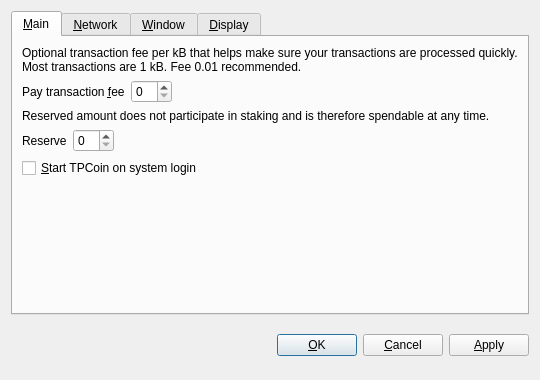
<?xml version="1.0" encoding="UTF-8"?>
<ui version="4.0">
 <class>OptionsDialog</class>
 <widget class="QDialog" name="OptionsDialog">
  <property name="geometry">
   <rect>
    <x>0</x>
    <y>0</y>
    <width>540</width>
    <height>380</height>
   </rect>
  </property>
  <property name="windowTitle">
   <string>Options</string>
  </property>
  <property name="modal">
   <bool>true</bool>
  </property>
  <layout class="QVBoxLayout" name="verticalLayout">
   <item>
    <widget class="QTabWidget" name="tabWidget">
     <property name="tabPosition">
      <enum>QTabWidget::North</enum>
     </property>
     <property name="currentIndex">
      <number>0</number>
     </property>
     <widget class="QWidget" name="tabMain">
      <attribute name="title">
       <string>&amp;Main</string>
      </attribute>
      <layout class="QVBoxLayout" name="verticalLayout_Main">
       <item>
        <widget class="QLabel" name="transactionFeeInfoLabel">
         <property name="text">
          <string>Optional transaction fee per kB that helps make sure your transactions are processed quickly. Most transactions are 1 kB. Fee 0.01 recommended.</string>
         </property>
         <property name="textFormat">
          <enum>Qt::PlainText</enum>
         </property>
         <property name="wordWrap">
          <bool>true</bool>
         </property>
        </widget>
       </item>
       <item>
        <layout class="QHBoxLayout" name="horizontalLayoutFee">
         <item>
          <widget class="QLabel" name="transactionFeeLabel">
           <property name="text">
            <string>Pay transaction &amp;fee</string>
           </property>
           <property name="textFormat">
            <enum>Qt::PlainText</enum>
           </property>
           <property name="buddy">
            <cstring>transactionFee</cstring>
           </property>
          </widget>
         </item>
         <item>
          <widget class="BitcoinAmountField" name="transactionFee"/>
         </item>
         <item>
          <spacer name="horizontalSpacerFee">
           <property name="orientation">
            <enum>Qt::Horizontal</enum>
           </property>
           <property name="sizeHint" stdset="0">
            <size>
             <width>40</width>
             <height>20</height>
            </size>
           </property>
          </spacer>
         </item>
        </layout>
       </item>
       <item>
        <widget class="QLabel" name="reserveBalanceInfoLabel">
         <property name="text">
          <string>Reserved amount does not participate in staking and is therefore spendable at any time.</string>
         </property>
         <property name="textFormat">
          <enum>Qt::PlainText</enum>
         </property>
         <property name="wordWrap">
          <bool>true</bool>
         </property>
        </widget>
       </item>
       <item>
        <layout class="QHBoxLayout" name="horizontalLayoutReserveBalance">
         <item>
          <widget class="QLabel" name="reserveBalanceLabel">
           <property name="text">
            <string>Reserve</string>
           </property>
           <property name="textFormat">
            <enum>Qt::PlainText</enum>
           </property>
           <property name="buddy">
            <cstring>reserveBalance</cstring>
           </property>
          </widget>
         </item>
         <item>
          <widget class="BitcoinAmountField" name="reserveBalance"/>
         </item>
         <item>
          <spacer name="horizontalSpacerReserveBalance">
           <property name="orientation">
            <enum>Qt::Horizontal</enum>
           </property>
           <property name="sizeHint" stdset="0">
            <size>
             <width>40</width>
             <height>20</height>
            </size>
           </property>
          </spacer>
         </item>
        </layout>
       </item>
       <item>
        <widget class="QCheckBox" name="bitcoinAtStartup">
         <property name="toolTip">
          <string>Automatically start TPCoin after logging in to the system.</string>
         </property>
         <property name="text">
          <string>&amp;Start TPCoin on system login</string>
         </property>
        </widget>
       </item>
       <item>
        <spacer name="verticalSpacer_Main">
         <property name="orientation">
          <enum>Qt::Vertical</enum>
         </property>
         <property name="sizeHint" stdset="0">
          <size>
           <width>20</width>
           <height>40</height>
          </size>
         </property>
        </spacer>
       </item>
      </layout>
     </widget>
     <widget class="QWidget" name="tabNetwork">
      <attribute name="title">
       <string>&amp;Network</string>
      </attribute>
      <layout class="QVBoxLayout" name="verticalLayout_Network">
       <item>
        <widget class="QCheckBox" name="mapPortUpnp">
         <property name="toolTip">
          <string>Automatically open the TPCoin client port on the router. This only works when your router supports UPnP and it is enabled.</string>
         </property>
         <property name="text">
          <string>Map port using &amp;UPnP</string>
         </property>
        </widget>
       </item>
       <item>
        <widget class="QCheckBox" name="connectSocks">
         <property name="toolTip">
          <string>Connect to the TPCoin network through a SOCKS proxy (e.g. when connecting through Tor).</string>
         </property>
         <property name="text">
          <string>&amp;Connect through SOCKS proxy:</string>
         </property>
        </widget>
       </item>
       <item>
        <layout class="QHBoxLayout" name="horizontalLayout_Network">
         <item>
          <widget class="QLabel" name="proxyIpLabel">
           <property name="text">
            <string>Proxy &amp;IP:</string>
           </property>
           <property name="textFormat">
            <enum>Qt::PlainText</enum>
           </property>
           <property name="buddy">
            <cstring>proxyIp</cstring>
           </property>
          </widget>
         </item>
         <item>
          <widget class="QValidatedLineEdit" name="proxyIp">
           <property name="maximumSize">
            <size>
             <width>140</width>
             <height>16777215</height>
            </size>
           </property>
           <property name="toolTip">
            <string>IP address of the proxy (e.g. 127.0.0.1)</string>
           </property>
          </widget>
         </item>
         <item>
          <widget class="QLabel" name="proxyPortLabel">
           <property name="text">
            <string>&amp;Port:</string>
           </property>
           <property name="textFormat">
            <enum>Qt::PlainText</enum>
           </property>
           <property name="buddy">
            <cstring>proxyPort</cstring>
           </property>
          </widget>
         </item>
         <item>
          <widget class="QLineEdit" name="proxyPort">
           <property name="maximumSize">
            <size>
             <width>55</width>
             <height>16777215</height>
            </size>
           </property>
           <property name="toolTip">
            <string>Port of the proxy (e.g. 9050)</string>
           </property>
          </widget>
         </item>
         <item>
          <widget class="QLabel" name="socksVersionLabel">
           <property name="text">
            <string>SOCKS &amp;Version:</string>
           </property>
           <property name="textFormat">
            <enum>Qt::PlainText</enum>
           </property>
           <property name="buddy">
            <cstring>socksVersion</cstring>
           </property>
          </widget>
         </item>
         <item>
          <widget class="QValueComboBox" name="socksVersion">
           <property name="toolTip">
            <string>SOCKS version of the proxy (e.g. 5)</string>
           </property>
          </widget>
         </item>
         <item>
          <spacer name="horizontalSpacer_Network">
           <property name="orientation">
            <enum>Qt::Horizontal</enum>
           </property>
           <property name="sizeHint" stdset="0">
            <size>
             <width>40</width>
             <height>20</height>
            </size>
           </property>
          </spacer>
         </item>
        </layout>
       </item>
       <item>
        <spacer name="verticalSpacer_Network">
         <property name="orientation">
          <enum>Qt::Vertical</enum>
         </property>
         <property name="sizeHint" stdset="0">
          <size>
           <width>20</width>
           <height>40</height>
          </size>
         </property>
        </spacer>
       </item>
      </layout>
     </widget>
     <widget class="QWidget" name="tabWindow">
      <attribute name="title">
       <string>&amp;Window</string>
      </attribute>
      <layout class="QVBoxLayout" name="verticalLayout_Window">
       <item>
        <widget class="QCheckBox" name="minimizeToTray">
         <property name="toolTip">
          <string>Show only a tray icon after minimizing the window.</string>
         </property>
         <property name="text">
          <string>&amp;Minimize to the tray instead of the taskbar</string>
         </property>
        </widget>
       </item>
       <item>
        <widget class="QCheckBox" name="minimizeOnClose">
         <property name="toolTip">
          <string>Minimize instead of exit the application when the window is closed. When this option is enabled, the application will be closed only after selecting Quit in the menu.</string>
         </property>
         <property name="text">
          <string>M&amp;inimize on close</string>
         </property>
        </widget>
       </item>
       <item>
        <spacer name="verticalSpacer_Window">
         <property name="orientation">
          <enum>Qt::Vertical</enum>
         </property>
         <property name="sizeHint" stdset="0">
          <size>
           <width>20</width>
           <height>40</height>
          </size>
         </property>
        </spacer>
       </item>
      </layout>
     </widget>
     <widget class="QWidget" name="tabDisplay">
      <attribute name="title">
       <string>&amp;Display</string>
      </attribute>
      <layout class="QVBoxLayout" name="verticalLayout_Display">
       <item>
        <layout class="QHBoxLayout" name="horizontalLayout_1_Display">
         <item>
          <widget class="QLabel" name="langLabel">
           <property name="text">
            <string>User Interface &amp;language:</string>
           </property>
           <property name="textFormat">
            <enum>Qt::PlainText</enum>
           </property>
           <property name="buddy">
            <cstring>lang</cstring>
           </property>
          </widget>
         </item>
         <item>
          <widget class="QValueComboBox" name="lang">
           <property name="toolTip">
            <string>The user interface language can be set here. This setting will take effect after restarting TPCoin.</string>
           </property>
          </widget>
         </item>
        </layout>
       </item>
       <item>
        <layout class="QHBoxLayout" name="horizontalLayout_2_Display">
         <item>
          <widget class="QLabel" name="unitLabel">
           <property name="text">
            <string>&amp;Unit to show amounts in:</string>
           </property>
           <property name="textFormat">
            <enum>Qt::PlainText</enum>
           </property>
           <property name="buddy">
            <cstring>unit</cstring>
           </property>
          </widget>
         </item>
         <item>
          <widget class="QValueComboBox" name="unit">
           <property name="toolTip">
            <string>Choose the default subdivision unit to show in the interface and when sending coins.</string>
           </property>
          </widget>
         </item>
        </layout>
       </item>
       <item>
        <widget class="QCheckBox" name="displayAddresses">
         <property name="toolTip">
          <string>Whether to show TPCoin addresses in the transaction list or not.</string>
         </property>
         <property name="text">
          <string>&amp;Display addresses in transaction list</string>
         </property>
        </widget>
       </item>
       <item>
        <widget class="QCheckBox" name="coinControlFeatures">
         <property name="toolTip">
          <string>Whether to show coin control features or not.</string>
         </property>
         <property name="text">
          <string>Display coin &amp;control features (experts only!)</string>
         </property>
        </widget>
       </item>
       <item>
        <spacer name="verticalSpacer_Display">
         <property name="orientation">
          <enum>Qt::Vertical</enum>
         </property>
         <property name="sizeHint" stdset="0">
          <size>
           <width>20</width>
           <height>40</height>
          </size>
         </property>
        </spacer>
       </item>
      </layout>
     </widget>
    </widget>
   </item>
   <item>
    <layout class="QHBoxLayout" name="horizontalLayout_Buttons">
     <item>
      <spacer name="horizontalSpacer_1">
       <property name="orientation">
        <enum>Qt::Horizontal</enum>
       </property>
       <property name="sizeHint" stdset="0">
        <size>
         <width>40</width>
         <height>48</height>
        </size>
       </property>
      </spacer>
     </item>
     <item>
      <widget class="QLabel" name="statusLabel">
       <property name="font">
        <font>
         <weight>75</weight>
         <bold>true</bold>
        </font>
       </property>
       <property name="text">
        <string/>
       </property>
       <property name="textFormat">
        <enum>Qt::PlainText</enum>
       </property>
       <property name="wordWrap">
        <bool>true</bool>
       </property>
      </widget>
     </item>
     <item>
      <spacer name="horizontalSpacer_2">
       <property name="orientation">
        <enum>Qt::Horizontal</enum>
       </property>
       <property name="sizeHint" stdset="0">
        <size>
         <width>40</width>
         <height>48</height>
        </size>
       </property>
      </spacer>
     </item>
     <item>
      <widget class="QPushButton" name="okButton">
       <property name="text">
        <string>&amp;OK</string>
       </property>
      </widget>
     </item>
     <item>
      <widget class="QPushButton" name="cancelButton">
       <property name="text">
        <string>&amp;Cancel</string>
       </property>
       <property name="autoDefault">
        <bool>false</bool>
       </property>
      </widget>
     </item>
     <item>
      <widget class="QPushButton" name="applyButton">
       <property name="text">
        <string>&amp;Apply</string>
       </property>
       <property name="autoDefault">
        <bool>false</bool>
       </property>
      </widget>
     </item>
    </layout>
   </item>
  </layout>
 </widget>
 <customwidgets>
  <customwidget>
   <class>BitcoinAmountField</class>
   <extends>QSpinBox</extends>
   <header>bitcoinamountfield.h</header>
  </customwidget>
  <customwidget>
   <class>QValueComboBox</class>
   <extends>QComboBox</extends>
   <header>qvaluecombobox.h</header>
  </customwidget>
  <customwidget>
   <class>QValidatedLineEdit</class>
   <extends>QLineEdit</extends>
   <header>qvalidatedlineedit.h</header>
  </customwidget>
 </customwidgets>
 <resources/>
 <connections/>
</ui>
